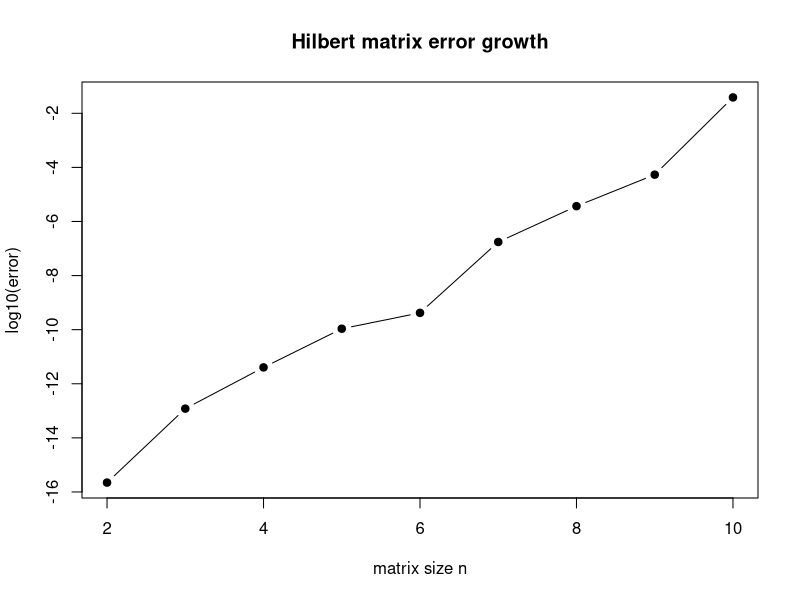

Recreate this plot in R.
getwd()
setwd("/home/robin/Documents/numerical_methods/seminar3")
data <- read.table("genhilbert_error.dat", header=FALSE, skip=1, col.names=c("n", "error_inf"))
print(data)
plot(data$n, log10(data$error_inf),
     type = "b",
     pch  = 19,
     xlab = "matrix size n",
     ylab = "log10(error)",
     main = "Hilbert matrix error growth")

abline(h = 0, col = "red", lty = 2)
